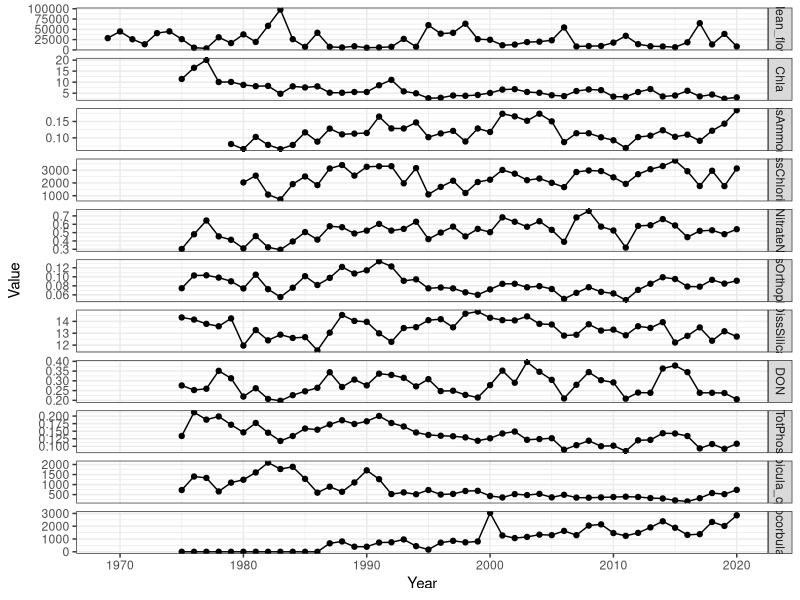

The R script that drew this image:
## ---- chunk 1
knitr::opts_chunk$set(echo = TRUE)
## ---- chunk 2
library(dplyr)
library(tidyr)
library(ggplot2)
## ---- chunk 3
flow=read.csv("data/annual_averages/annual_average_deltawide_flow.csv")
nutwq=read.csv("data/annual_averages/emp_waterquality_mean.csv")
benthic=read.csv("data/annual_averages/benthic.csv")
# fish=read.csv("data/annual_averages/")
# zoop=read.csv("data/annual_averages/")

combined=flow %>% 
  full_join(nutwq, by="Year") %>% 
  full_join(benthic, by = c("Year"="year")) #%>%
  # full_join(fish) %>% 
  # full_join(zoop)

write.csv(combined, "data/annual_averages/annual_data_compiled.csv")
## ---- chunk 4
datalong=gather(combined,Var,Value,2:ncol(combined))
datalong$Var=factor(datalong$Var,levels = unique(datalong$Var))

ggplot(datalong, aes(y=Value, x=Year)) +
  facet_grid(Var~., scales = "free_y") +
  geom_line() + geom_point() +
  theme_bw()
